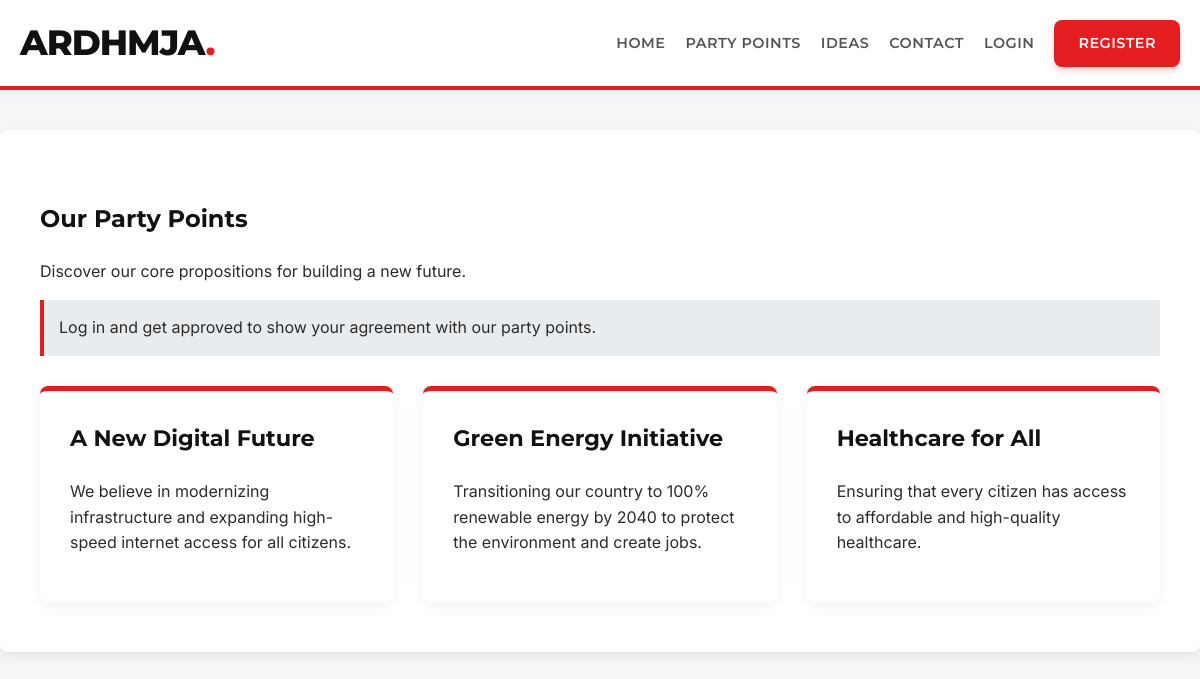
/points.php, run on the app's committed database.
### tables this page shows
CREATE TABLE `settings` (
  `id` int(11) NOT NULL AUTO_INCREMENT,
  `site_title` varchar(255) NOT NULL DEFAULT 'Ardhmja',
  `site_description` text,
  `home_banner_text` varchar(255) DEFAULT 'Building a New Republic Together',
  `join_us_btn` varchar(255) DEFAULT 'Join Us Now',
  `home_core_values_title` varchar(255) DEFAULT 'Our Core Values',
  `home_core_values_text` text,
  `view_points_btn` varchar(255) DEFAULT 'View Party Points',
  `home_latest_ideas_title` varchar(255) DEFAULT 'Latest Community Ideas',
  `view_ideas_btn` varchar(255) DEFAULT 'View All Ideas',
  `points_page_title` varchar(255) DEFAULT 'Our Party Points',
  `points_page_text` text,
  `ideas_page_title` varchar(255) DEFAULT 'Community Ideas',
  `ideas_page_text` text,
  `submit_idea_btn` varchar(255) DEFAULT 'Submit an Idea',
  `contact_page_title` varchar(255) DEFAULT 'Contact Us',
  `contact_page_text` text,
  `register_page_title` varchar(255) DEFAULT 'Register',
  `login_page_title` varchar(255) DEFAULT 'Login',
  `footer_text` varchar(255) DEFAULT 'All rights reserved.',
  PRIMARY KEY (`id`)
);

CREATE TABLE `party_points` (
  `id` int(11) NOT NULL AUTO_INCREMENT,
  `title` varchar(255) NOT NULL,
  `description` text,
  `created_at` timestamp DEFAULT CURRENT_TIMESTAMP,
  PRIMARY KEY (`id`)
);

### includes/db.php (called while the page is built, shortened)
<?php
$host = 'localhost';
$dbname = 'ardhmja';
$username = 'root';
$password = '';
try {
    $pdo = new PDO("mysql:host=$host;dbname=$dbname;charset=utf8", $username, $password);
    $pdo->setAttribute(PDO::ATTR_ERRMODE, PDO::ERRMODE_EXCEPTION);
} catch (PDOException $e) {
    $pdo = null;
}
$global_settings = [];
if ($pdo) {
    $stmt = $pdo->query("SELECT * FROM settings WHERE id = 1");
    if ($stmt) {
        $global_settings = $stmt->fetch(PDO::FETCH_ASSOC) ?: [];
    }
}
$t_site_title = $global_settings['site_title'] ?? 'Ardhmja';
$t_points_page_title = $global_settings['points_page_title'] ?? 'Our Party Points';
$t_points_page_text = $global_settings['points_page_text'] ?? 'Discover our core propositions for building a new future.';
?>

### points.php (the view, shortened to what this page needs)
<?php
require_once 'includes/db.php';
$points = [];
if ($pdo) {
    $points = $pdo->query("SELECT * FROM party_points ORDER BY created_at ASC")->fetchAll();
}
?>
<!DOCTYPE html>
<html lang="en">
<head>
    <link rel="stylesheet" href="assets/css/style.css">
</head>
<body>
    <?php include 'includes/header.php'; ?>
    <div class="container main-content">
        <h2><?= htmlspecialchars($t_points_page_title) ?></h2>
        <p><?= nl2br(htmlspecialchars($t_points_page_text)) ?></p>
        <?php if (!isset($_SESSION['user_id'])): ?>
            <p class="info-box">Log in and get approved to show your agreement with our party points.</p>
        <?php endif; ?>
        <div class="points-grid">
            <?php foreach ($points as $p): ?>
                <div class="point-card">
                    <h3><?= htmlspecialchars($p['title']) ?></h3>
                    <p><?= nl2br(htmlspecialchars($p['description'])) ?></p>
                </div>
            <?php endforeach; ?>
        </div>
    </div>
</body>
</html>

### includes/header.php (shortened to what this page needs)
<header class="main-header">
    <div class="container header-container">
        <div class="logo">
            <a href="index.php"><h1><?= htmlspecialchars($t_site_title ?? 'Ardhmja') ?></h1></a>
        </div>
        <nav class="main-nav">
            <ul>
                <li><a href="index.php">Home</a></li>
                <li><a href="points.php">Party Points</a></li>
                <li><a href="ideas.php">Ideas</a></li>
                <li><a href="contact.php">Contact</a></li>
                <?php if (isset($_SESSION['user_id'])): ?>
                    <li><a href="profile.php">Profile</a></li>
                    <?php if ($_SESSION['role'] === 'admin'): ?>
                        <li><a href="admin/index.php">Admin Panel</a></li>
                    <?php endif; ?>
                    <li><a href="logout.php" class="btn-logout">Logout (<?= htmlspecialchars($_SESSION['username']) ?>)</a></li>
                <?php else: ?>
                    <li><a href="login.php">Login</a></li>
                    <li><a href="register.php" class="btn">Register</a></li>
                <?php endif; ?>
            </ul>
        </nav>
    </div>
</header>

### assets/css/style.css (style rules this page uses)
:root { --primary-color: #E41E20; --secondary-color: #111111; --accent-color: #FFFFFF; --text-color: #2b2b2b; --text-light: #555555; --bg-color: #f4f6f8; --card-bg: #ffffff; --font-family: 'Inter', -apple-system, BlinkMacSystemFont, 'Segoe UI', Roboto, Helvetica, Arial, sans-serif; --heading-font: 'Montserrat', sans-serif; --border-radius: 8px; --box-shadow: 0 4px 12px rgba(0, 0, 0, 0.08); }
body { margin: 0; padding: 0; font-family: var(--font-family); color: var(--text-color); background-color: var(--bg-color); line-height: 1.6; }
h1, h2, h3, h4, h5, h6 { font-family: var(--heading-font); font-weight: 700; color: var(--secondary-color); }
a { color: var(--primary-color); text-decoration: none; transition: color 0.3s ease; }
.container { max-width: 1200px; margin: 0 auto; padding: 0 20px; }
.main-header { background: var(--card-bg); border-bottom: 4px solid var(--primary-color); box-shadow: 0 2px 10px rgba(0,0,0,0.05); position: sticky; top: 0; z-index: 1000; }
.header-container { display: flex; justify-content: space-between; align-items: center; padding: 15px 20px; }
.logo a { text-decoration: none; }
.logo h1 { margin: 0; color: var(--secondary-color); font-size: 2.2em; font-weight: 800; letter-spacing: -1px; text-transform: uppercase; }
.logo h1::after { content: '.'; color: var(--primary-color); }
.main-nav ul { list-style: none; display: flex; margin: 0; padding: 0; align-items: center; }
.main-nav li { margin-left: 20px; }
.main-nav a { color: var(--text-light); font-weight: 600; font-family: var(--heading-font); text-transform: uppercase; font-size: 0.9em; letter-spacing: 0.5px; transition: color 0.3s ease; }
.btn { display: inline-block; padding: 12px 24px; background: var(--primary-color); color: var(--accent-color) !important; border: none; border-radius: var(--border-radius); cursor: pointer; font-weight: 700; font-family: var(--heading-font); text-transform: uppercase; font-size: 0.9em; letter-spacing: 1px; text-align: center; transition: all 0.3s ease; box-shadow: 0 4px 6px rgba(228, 30, 32, 0.2); }
.main-content { padding: 50px 40px; background: var(--card-bg); min-height: 50vh; border-radius: var(--border-radius); box-shadow: var(--box-shadow); margin-top: 40px; margin-bottom: 40px; }
.info-box { background: #e9ecef; padding: 15px; border-left: 4px solid var(--primary-color); }
.points-grid { display: grid; grid-template-columns: repeat(auto-fill, minmax(320px, 1fr)); gap: 30px; margin-top: 30px; }
.point-card { background: var(--card-bg); padding: 30px; border-radius: var(--border-radius); border-top: 5px solid var(--primary-color); box-shadow: 0 4px 15px rgba(0,0,0,0.05); transition: transform 0.3s ease; }
.point-card h3 { margin-top: 0; color: var(--secondary-color); font-size: 1.4em; }

### data on the page
settings: site_title "ARDHMJA", points_page_title "Our Party Points", points_page_text "Discover our core propositions for building a new future."
party_points: title "A New Digital Future", description "We believe in modernizing infrastructure and expanding high-speed internet access for all citizens."
party_points: title "Green Energy Initiative", description "Transitioning our country to 100% renewable energy by 2040 to protect the environment and create jobs."
party_points: title "Healthcare for All", description "Ensuring that every citizen has access to affordable and high-quality healthcare."
